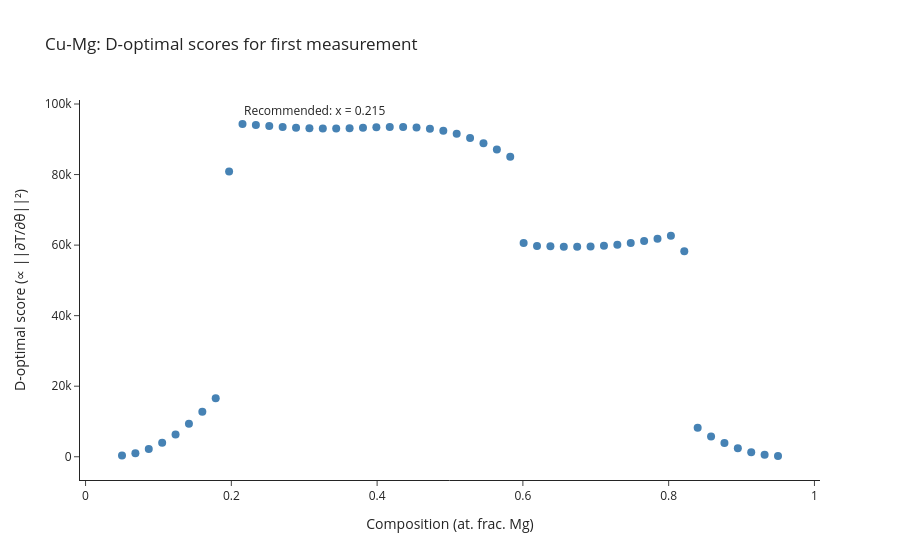

The cell this chart's notebook holds for it:
### Code cell
# ============================================================
# STEP 4: Cold-start FIM — recommend FIRST measurement
#         (Run this once before any measurements are taken)
# ============================================================

# With no measurements, the FIM is zero. prior_lambda adds a small identity
# matrix so the score = 1 + ||j(x)||² / prior_lambda, ranking by sensitivity.
fim_cold = compute_fim(
    bl,
    x_compositions=np.array([]),
    sigma=SIGMA,
    prior_lambda=PRIOR_LAMBDA,
)

opt_cold = find_optimal_next_measurement(fim_cold, bl, candidate_x=CANDIDATE_GRID)

print(f"=== Iteration 0: No measurements yet ===")
print(f"Free parameters: {fim_cold.param_names}")
print()
print("Top 5 recommended first measurement compositions:")
print(f"  {'Rank':<6} {'x (at. frac.)':<18} {'D-optimal score':<18}")
print(f"  {'-'*44}")
for rank, (x, score) in enumerate(zip(opt_cold.ranked_x[:5], opt_cold.d_optimal_scores[:5]), 1):
    marker = "  <-- RECOMMENDED" if rank == 1 else ""
    print(f"  {rank:<6} {x:<18.4f} {score:<18.4f}{marker}")

# Visualize D-optimal scores across composition range
fig = go.Figure()
fig.add_trace(go.Scatter(
    x=opt_cold.ranked_x, y=opt_cold.d_optimal_scores,
    mode='markers', marker=dict(color='steelblue', size=8),
    name='D-optimal score'
))
fig.add_vline(
    x=opt_cold.ranked_x[0], line_dash='dash', line_color='red',
    annotation_text=f"Recommended: x = {opt_cold.ranked_x[0]:.3f}",
    annotation_position='top right'
)
fig.update_layout(
    title=f"{SYSTEM}: D-optimal scores for first measurement",
    xaxis_title=f"Composition (at. frac. {SYSTEM.split('-')[1]})",
    yaxis_title="D-optimal score (∝ ||∂T/∂θ||²)",
    template='simple_white',
)
fig.show()

### Figure 1 — Plotly figure (JSON) as saved in the notebook; plotly's stock layout.template omitted (floating-point values rounded to 4 significant figures)
{"data": [{"marker": {"color": "steelblue", "size": 8}, "mode": "markers", "name": "D-optimal score", "type": "scatter", "x": [0.2153, 0.2337, 0.252, 0.2704, 0.4173, 0.4357, 0.399, 0.4541, 0.3806, 0.2888, 0.3622, 0.3071, 0.3439, 0.3255, 0.4724, 0.4908, 0.5092, 0.5276, 0.5459, 0.5643, 0.5827, 0.1969, 0.8031, 0.7847, 0.7663, 0.601, 0.748, 0.7296, 0.7112, 0.6194, 0.6378, 0.6929, 0.6561, 0.6745, 0.8214, 0.1786, 0.1602, 0.1418, 0.8398, 0.1235, 0.8582, 0.1051, 0.8765, 0.8949, 0.08673, 0.9133, 0.06837, 0.9316, 0.05, 0.95], "y": [94330.0, 94080.0, 93790.0, 93510.0, 93500.0, 93490.0, 93420.0, 93340.0, 93290.0, 93280.0, 93160.0, 93120.0, 93060.0, 93030.0, 92990.0, 92410.0, 91550.0, 90380.0, 88910.0, 87130.0, 85070.0, 80880.0, 62640.0, 61840.0, 61150.0, 60610.0, 60580.0, 60140.0, 59820.0, 59760.0, 59650.0, 59630.0, 59560.0, 59530.0, 58280.0, 16550.0, 12780.0, 9323.0, 8246.0, 6340.0, 5774.0, 3944.0, 3872.0, 2379.0, 2177.0, 1299.0, 1012.0, 599.1, 359.0, 211.3]}], "layout": {"annotations": [{"showarrow": false, "text": "Recommended: x = 0.215", "x": 0.2153, "xanchor": "left", "xref": "x", "y": 1, "yanchor": "top", "yref": "y domain"}], "shapes": [{"line": {"color": "red", "dash": "dash"}, "type": "line", "x0": 0.2153, "x1": 0.2153, "xref": "x", "y0": 0, "y1": 1, "yref": "y domain"}], "title": {"text": "Cu-Mg: D-optimal scores for first measurement"}, "xaxis": {"title": {"text": "Composition (at. frac. Mg)"}}, "yaxis": {"title": {"text": "D-optimal score (∝ ||∂T/∂θ||²)"}}}}
